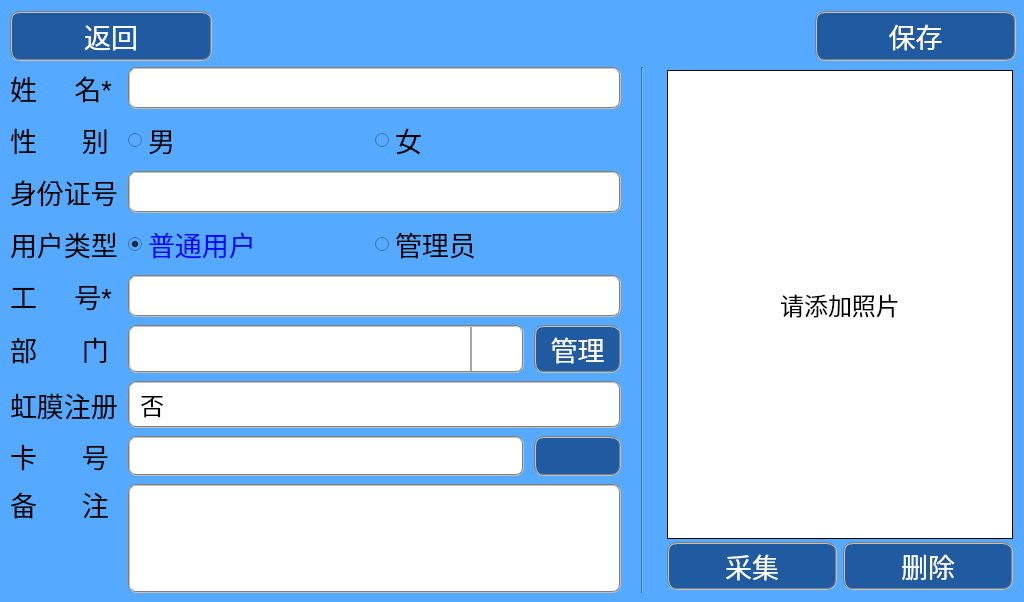
<?xml version="1.0" encoding="UTF-8"?>
<ui version="4.0">
 <class>DetailPersonInfo</class>
 <widget class="QDialog" name="DetailPersonInfo">
  <property name="geometry">
   <rect>
    <x>0</x>
    <y>0</y>
    <width>1024</width>
    <height>602</height>
   </rect>
  </property>
  <property name="font">
   <font>
    <pointsize>20</pointsize>
   </font>
  </property>
  <property name="mouseTracking">
   <bool>true</bool>
  </property>
  <property name="layoutDirection">
   <enum>Qt::LeftToRight</enum>
  </property>
  <property name="autoFillBackground">
   <bool>false</bool>
  </property>
  <layout class="QGridLayout" name="gridLayout">
   <property name="margin">
    <number>0</number>
   </property>
   <item row="0" column="0">
    <widget class="QWidget" name="centuralWgt" native="true">
     <property name="styleSheet">
      <string notr="true">QRadioButton:checked{
    color: blue;
    font: bold;
}

QRadioButton::indicator:unchecked {
	image: url(:/image/radiobuttonUnchecked_32pt.png);
 }

QRadioButton::indicator:checked {
	image: url(:/image/radiobuttonChecked_32pt.png);
 }

QLineEdit{
      border-radius: 8px; 
      border:2px groove gray;
      padding: 2px 2px;
} 


QComboBox
{
     background-color: rgb(255, 255, 255);
     border-radius: 8px; 
     border:2px groove gray;
     padding: 4px 4px;
     
	font: 18pt ;
}

QComboBox::drop-down {
     subcontrol-origin: padding;
     subcontrol-position: top right;
     width: 50px;

     border-left-width: 2px;
     border-left-color: darkgray;
     border-left-style: solid; /* just a single line */
     border-top-right-radius: 8px; /* same radius as the QComboBox */
     border-bottom-right-radius: 8px;
 }

QComboBox::down-arrow {  
	image: url(:/image/arrorDown.ico);
}  


*{
color:rgb(0, 0, 0);
background-color: rgb(85, 170, 255);
}</string>
     </property>
     <widget class="QWidget" name="layoutWidgetTop">
      <property name="geometry">
       <rect>
        <x>10</x>
        <y>11</y>
        <width>1006</width>
        <height>50</height>
       </rect>
      </property>
      <layout class="QHBoxLayout" name="horizontalLayout_10" stretch="0,0,0">
       <property name="spacing">
        <number>3</number>
       </property>
       <property name="sizeConstraint">
        <enum>QLayout::SetNoConstraint</enum>
       </property>
       <item>
        <widget class="QPushButton" name="btnBack">
         <property name="sizePolicy">
          <sizepolicy hsizetype="Preferred" vsizetype="Preferred">
           <horstretch>0</horstretch>
           <verstretch>0</verstretch>
          </sizepolicy>
         </property>
         <property name="font">
          <font>
           <pointsize>20</pointsize>
          </font>
         </property>
         <property name="styleSheet">
          <string notr="true">color: white;
background-color: rgb(32, 90, 160);
border: 2px groove gray;
border-radius: 10px;
padding: 2px 4px;</string>
         </property>
         <property name="text">
          <string>返回</string>
         </property>
         <property name="icon">
          <iconset resource="../ikembx00.qrc">
           <normaloff>:/image/jtbq_022.ico</normaloff>:/image/jtbq_022.ico</iconset>
         </property>
         <property name="iconSize">
          <size>
           <width>40</width>
           <height>40</height>
          </size>
         </property>
        </widget>
       </item>
       <item>
        <spacer name="horizontalSpacer_9">
         <property name="orientation">
          <enum>Qt::Horizontal</enum>
         </property>
         <property name="sizeType">
          <enum>QSizePolicy::Preferred</enum>
         </property>
         <property name="sizeHint" stdset="0">
          <size>
           <width>600</width>
           <height>20</height>
          </size>
         </property>
        </spacer>
       </item>
       <item>
        <widget class="QPushButton" name="btnSave">
         <property name="sizePolicy">
          <sizepolicy hsizetype="Preferred" vsizetype="Preferred">
           <horstretch>0</horstretch>
           <verstretch>0</verstretch>
          </sizepolicy>
         </property>
         <property name="font">
          <font>
           <pointsize>20</pointsize>
          </font>
         </property>
         <property name="styleSheet">
          <string notr="true">color: white;
background-color: rgb(32, 90, 160);
border: 2px groove gray;
border-radius: 10px;
padding: 2px 4px;</string>
         </property>
         <property name="text">
          <string>保存</string>
         </property>
         <property name="icon">
          <iconset resource="../ikembx00.qrc">
           <normaloff>:/image/ok.ico</normaloff>:/image/ok.ico</iconset>
         </property>
         <property name="iconSize">
          <size>
           <width>40</width>
           <height>40</height>
          </size>
         </property>
         <property name="default">
          <bool>true</bool>
         </property>
        </widget>
       </item>
      </layout>
     </widget>
     <widget class="QWidget" name="layoutWidgetLeft">
      <property name="geometry">
       <rect>
        <x>10</x>
        <y>67</y>
        <width>1006</width>
        <height>526</height>
       </rect>
      </property>
      <layout class="QGridLayout" name="gLayoutBottom">
       <property name="horizontalSpacing">
        <number>20</number>
       </property>
       <item row="0" column="0">
        <layout class="QGridLayout" name="gridLayout_2" rowstretch="1,1,1,1,1,1,1,1,0" columnstretch="0,1,0">
         <property name="sizeConstraint">
          <enum>QLayout::SetMaximumSize</enum>
         </property>
         <property name="horizontalSpacing">
          <number>10</number>
         </property>
         <property name="verticalSpacing">
          <number>8</number>
         </property>
         <item row="6" column="0">
          <widget class="QLabel" name="labIrisStatus">
           <property name="sizePolicy">
            <sizepolicy hsizetype="Preferred" vsizetype="Preferred">
             <horstretch>0</horstretch>
             <verstretch>0</verstretch>
            </sizepolicy>
           </property>
           <property name="font">
            <font>
             <pointsize>20</pointsize>
            </font>
           </property>
           <property name="text">
            <string>虹膜注册</string>
           </property>
          </widget>
         </item>
         <item row="0" column="0">
          <widget class="QLabel" name="labName">
           <property name="sizePolicy">
            <sizepolicy hsizetype="Preferred" vsizetype="Preferred">
             <horstretch>0</horstretch>
             <verstretch>0</verstretch>
            </sizepolicy>
           </property>
           <property name="font">
            <font>
             <pointsize>20</pointsize>
            </font>
           </property>
           <property name="styleSheet">
            <string notr="true">rgb:(170, 0, 0)</string>
           </property>
           <property name="text">
            <string>姓     名*</string>
           </property>
          </widget>
         </item>
         <item row="0" column="1" colspan="2">
          <widget class="QLineEdit" name="txtName">
           <property name="sizePolicy">
            <sizepolicy hsizetype="Preferred" vsizetype="Preferred">
             <horstretch>0</horstretch>
             <verstretch>0</verstretch>
            </sizepolicy>
           </property>
           <property name="font">
            <font>
             <pointsize>18</pointsize>
            </font>
           </property>
           <property name="styleSheet">
            <string notr="true">background-color: rgb(255, 255, 255);
border:2px groove gray;
padding: 4px 4px; 
border-radius: 8px; </string>
           </property>
           <property name="maxLength">
            <number>128</number>
           </property>
          </widget>
         </item>
         <item row="1" column="0">
          <widget class="QLabel" name="labGender">
           <property name="sizePolicy">
            <sizepolicy hsizetype="Preferred" vsizetype="Preferred">
             <horstretch>0</horstretch>
             <verstretch>0</verstretch>
            </sizepolicy>
           </property>
           <property name="font">
            <font>
             <pointsize>20</pointsize>
            </font>
           </property>
           <property name="text">
            <string>性      别</string>
           </property>
          </widget>
         </item>
         <item row="1" column="1" colspan="2">
          <layout class="QHBoxLayout" name="horizontalLayout_2">
           <item>
            <widget class="QRadioButton" name="rbtnMale">
             <property name="sizePolicy">
              <sizepolicy hsizetype="Preferred" vsizetype="Expanding">
               <horstretch>0</horstretch>
               <verstretch>0</verstretch>
              </sizepolicy>
             </property>
             <property name="font">
              <font>
               <pointsize>20</pointsize>
              </font>
             </property>
             <property name="styleSheet">
              <string notr="true"/>
             </property>
             <property name="text">
              <string>男</string>
             </property>
             <property name="checked">
              <bool>true</bool>
             </property>
             <property name="autoExclusive">
              <bool>true</bool>
             </property>
            </widget>
           </item>
           <item>
            <widget class="QRadioButton" name="rbtnFamale">
             <property name="sizePolicy">
              <sizepolicy hsizetype="Preferred" vsizetype="Expanding">
               <horstretch>0</horstretch>
               <verstretch>0</verstretch>
              </sizepolicy>
             </property>
             <property name="font">
              <font>
               <pointsize>20</pointsize>
              </font>
             </property>
             <property name="styleSheet">
              <string notr="true"/>
             </property>
             <property name="text">
              <string>女</string>
             </property>
            </widget>
           </item>
          </layout>
         </item>
         <item row="2" column="0">
          <widget class="QLabel" name="labIDNum">
           <property name="sizePolicy">
            <sizepolicy hsizetype="Preferred" vsizetype="Preferred">
             <horstretch>0</horstretch>
             <verstretch>0</verstretch>
            </sizepolicy>
           </property>
           <property name="font">
            <font>
             <pointsize>20</pointsize>
            </font>
           </property>
           <property name="text">
            <string>身份证号</string>
           </property>
          </widget>
         </item>
         <item row="2" column="1" colspan="2">
          <widget class="QLineEdit" name="txtIDNum">
           <property name="sizePolicy">
            <sizepolicy hsizetype="Preferred" vsizetype="Preferred">
             <horstretch>0</horstretch>
             <verstretch>0</verstretch>
            </sizepolicy>
           </property>
           <property name="font">
            <font>
             <pointsize>18</pointsize>
            </font>
           </property>
           <property name="styleSheet">
            <string notr="true">background-color: rgb(255, 255, 255);
border:2px groove gray;
padding: 4px 4px; 
border-radius: 8px; </string>
           </property>
           <property name="maxLength">
            <number>20</number>
           </property>
          </widget>
         </item>
         <item row="3" column="0">
          <widget class="QLabel" name="labUserType">
           <property name="sizePolicy">
            <sizepolicy hsizetype="Preferred" vsizetype="Preferred">
             <horstretch>0</horstretch>
             <verstretch>0</verstretch>
            </sizepolicy>
           </property>
           <property name="font">
            <font>
             <pointsize>20</pointsize>
            </font>
           </property>
           <property name="text">
            <string>用户类型</string>
           </property>
          </widget>
         </item>
         <item row="3" column="1" colspan="2">
          <layout class="QHBoxLayout" name="horizontalLayout">
           <item>
            <widget class="QRadioButton" name="rbtnUser">
             <property name="sizePolicy">
              <sizepolicy hsizetype="Preferred" vsizetype="Preferred">
               <horstretch>0</horstretch>
               <verstretch>0</verstretch>
              </sizepolicy>
             </property>
             <property name="font">
              <font>
               <pointsize>20</pointsize>
              </font>
             </property>
             <property name="styleSheet">
              <string notr="true"/>
             </property>
             <property name="text">
              <string>普通用户</string>
             </property>
             <property name="checked">
              <bool>true</bool>
             </property>
            </widget>
           </item>
           <item>
            <widget class="QRadioButton" name="rbtnAdmin">
             <property name="sizePolicy">
              <sizepolicy hsizetype="Minimum" vsizetype="Preferred">
               <horstretch>0</horstretch>
               <verstretch>0</verstretch>
              </sizepolicy>
             </property>
             <property name="font">
              <font>
               <pointsize>20</pointsize>
              </font>
             </property>
             <property name="styleSheet">
              <string notr="true"/>
             </property>
             <property name="text">
              <string>管理员</string>
             </property>
            </widget>
           </item>
          </layout>
         </item>
         <item row="4" column="0">
          <widget class="QLabel" name="labWorkID">
           <property name="sizePolicy">
            <sizepolicy hsizetype="Preferred" vsizetype="Preferred">
             <horstretch>0</horstretch>
             <verstretch>0</verstretch>
            </sizepolicy>
           </property>
           <property name="font">
            <font>
             <pointsize>20</pointsize>
            </font>
           </property>
           <property name="text">
            <string>工     号*</string>
           </property>
          </widget>
         </item>
         <item row="5" column="0">
          <widget class="QLabel" name="labDepart">
           <property name="sizePolicy">
            <sizepolicy hsizetype="Preferred" vsizetype="Preferred">
             <horstretch>0</horstretch>
             <verstretch>0</verstretch>
            </sizepolicy>
           </property>
           <property name="font">
            <font>
             <pointsize>20</pointsize>
            </font>
           </property>
           <property name="text">
            <string>部      门</string>
           </property>
          </widget>
         </item>
         <item row="5" column="1">
          <widget class="QComboBox" name="cmbDepart">
           <property name="sizePolicy">
            <sizepolicy hsizetype="Preferred" vsizetype="Preferred">
             <horstretch>0</horstretch>
             <verstretch>0</verstretch>
            </sizepolicy>
           </property>
           <property name="font">
            <font>
             <pointsize>18</pointsize>
             <weight>50</weight>
             <italic>false</italic>
             <bold>false</bold>
            </font>
           </property>
           <property name="styleSheet">
            <string notr="true"/>
           </property>
           <property name="editable">
            <bool>true</bool>
           </property>
           <property name="insertPolicy">
            <enum>QComboBox::InsertAtTop</enum>
           </property>
           <property name="sizeAdjustPolicy">
            <enum>QComboBox::AdjustToContents</enum>
           </property>
           <property name="iconSize">
            <size>
             <width>30</width>
             <height>30</height>
            </size>
           </property>
           <property name="duplicatesEnabled">
            <bool>false</bool>
           </property>
           <property name="frame">
            <bool>true</bool>
           </property>
           <item>
            <property name="text">
             <string/>
            </property>
           </item>
          </widget>
         </item>
         <item row="5" column="2">
          <widget class="QPushButton" name="btnManageDepart">
           <property name="sizePolicy">
            <sizepolicy hsizetype="Preferred" vsizetype="Preferred">
             <horstretch>0</horstretch>
             <verstretch>0</verstretch>
            </sizepolicy>
           </property>
           <property name="font">
            <font>
             <pointsize>20</pointsize>
            </font>
           </property>
           <property name="styleSheet">
            <string notr="true">color: white;
background-color: rgb(32, 90, 160);
border: 2px groove gray;
border-radius: 10px;
padding: 2px 4px;</string>
           </property>
           <property name="text">
            <string>管理</string>
           </property>
          </widget>
         </item>
         <item row="6" column="1" colspan="2">
          <widget class="QLabel" name="labIrisStatusValue">
           <property name="font">
            <font>
             <pointsize>18</pointsize>
             <stylestrategy>PreferDefault</stylestrategy>
            </font>
           </property>
           <property name="cursor">
            <cursorShape>ArrowCursor</cursorShape>
           </property>
           <property name="styleSheet">
            <string notr="true">background-color: rgb(255, 255, 255);
border:2px groove gray;
padding: 4px 4px; 
border-radius: 8px; </string>
           </property>
           <property name="frameShape">
            <enum>QFrame::Panel</enum>
           </property>
           <property name="text">
            <string>否</string>
           </property>
          </widget>
         </item>
         <item row="7" column="0">
          <widget class="QLabel" name="labICCard">
           <property name="sizePolicy">
            <sizepolicy hsizetype="Preferred" vsizetype="Preferred">
             <horstretch>0</horstretch>
             <verstretch>0</verstretch>
            </sizepolicy>
           </property>
           <property name="font">
            <font>
             <pointsize>20</pointsize>
            </font>
           </property>
           <property name="text">
            <string>卡      号</string>
           </property>
          </widget>
         </item>
         <item row="8" column="0">
          <widget class="QLabel" name="labNote">
           <property name="sizePolicy">
            <sizepolicy hsizetype="Preferred" vsizetype="Preferred">
             <horstretch>0</horstretch>
             <verstretch>0</verstretch>
            </sizepolicy>
           </property>
           <property name="font">
            <font>
             <pointsize>20</pointsize>
            </font>
           </property>
           <property name="text">
            <string>备      注</string>
           </property>
           <property name="alignment">
            <set>Qt::AlignLeading|Qt::AlignLeft|Qt::AlignTop</set>
           </property>
          </widget>
         </item>
         <item row="7" column="1">
          <widget class="QLabel" name="labICCardNum">
           <property name="font">
            <font>
             <pointsize>18</pointsize>
             <stylestrategy>PreferDefault</stylestrategy>
            </font>
           </property>
           <property name="cursor">
            <cursorShape>ArrowCursor</cursorShape>
           </property>
           <property name="styleSheet">
            <string notr="true">background-color: rgb(255, 255, 255);
border:2px groove gray;
padding: 4px 4px; 
border-radius: 8px; </string>
           </property>
           <property name="frameShape">
            <enum>QFrame::Panel</enum>
           </property>
           <property name="text">
            <string/>
           </property>
          </widget>
         </item>
         <item row="7" column="2">
          <widget class="QPushButton" name="btnDeleteICCard">
           <property name="sizePolicy">
            <sizepolicy hsizetype="Preferred" vsizetype="Preferred">
             <horstretch>0</horstretch>
             <verstretch>0</verstretch>
            </sizepolicy>
           </property>
           <property name="minimumSize">
            <size>
             <width>0</width>
             <height>0</height>
            </size>
           </property>
           <property name="font">
            <font>
             <pointsize>21</pointsize>
            </font>
           </property>
           <property name="styleSheet">
            <string notr="true">color: white;
background-color: rgb(32, 90, 160);
border: 2px groove gray;
border-radius: 10px;
padding: 2px 4px;</string>
           </property>
           <property name="text">
            <string/>
           </property>
           <property name="icon">
            <iconset resource="../ikembx00.qrc">
             <normaloff>:/image/ui_edit_delete.ico</normaloff>:/image/ui_edit_delete.ico</iconset>
           </property>
           <property name="iconSize">
            <size>
             <width>25</width>
             <height>25</height>
            </size>
           </property>
          </widget>
         </item>
         <item row="4" column="1" colspan="2">
          <widget class="QLineEdit" name="txtWorkSN">
           <property name="sizePolicy">
            <sizepolicy hsizetype="Preferred" vsizetype="Preferred">
             <horstretch>0</horstretch>
             <verstretch>0</verstretch>
            </sizepolicy>
           </property>
           <property name="font">
            <font>
             <pointsize>18</pointsize>
            </font>
           </property>
           <property name="styleSheet">
            <string notr="true">background-color: rgb(255, 255, 255);
border:2px groove gray;
padding: 4px 4px; 
border-radius: 8px; </string>
           </property>
           <property name="inputMask">
            <string/>
           </property>
           <property name="maxLength">
            <number>32767</number>
           </property>
          </widget>
         </item>
         <item row="8" column="1" colspan="2">
          <widget class="QTextEdit" name="txtNote">
           <property name="sizePolicy">
            <sizepolicy hsizetype="Preferred" vsizetype="Preferred">
             <horstretch>0</horstretch>
             <verstretch>0</verstretch>
            </sizepolicy>
           </property>
           <property name="font">
            <font>
             <pointsize>16</pointsize>
            </font>
           </property>
           <property name="styleSheet">
            <string notr="true">background-color: rgb(255, 255, 255);
border:2px groove gray;
padding: 4px 4px; 
border-radius: 8px; </string>
           </property>
           <property name="acceptRichText">
            <bool>false</bool>
           </property>
          </widget>
         </item>
        </layout>
       </item>
       <item row="0" column="1">
        <widget class="Line" name="line">
         <property name="orientation">
          <enum>Qt::Vertical</enum>
         </property>
        </widget>
       </item>
       <item row="0" column="2">
        <layout class="QGridLayout" name="gLayoutFaceImage" columnstretch="0,0">
         <property name="margin">
          <number>3</number>
         </property>
         <property name="spacing">
          <number>6</number>
         </property>
         <item row="1" column="1">
          <widget class="QPushButton" name="btnDeletePhoto">
           <property name="sizePolicy">
            <sizepolicy hsizetype="Preferred" vsizetype="Preferred">
             <horstretch>0</horstretch>
             <verstretch>0</verstretch>
            </sizepolicy>
           </property>
           <property name="font">
            <font>
             <pointsize>20</pointsize>
            </font>
           </property>
           <property name="autoFillBackground">
            <bool>false</bool>
           </property>
           <property name="styleSheet">
            <string notr="true">color: white;
background-color: rgb(32, 90, 160);
border: 2px groove gray;
border-radius: 10px;
padding: 2px 4px;</string>
           </property>
           <property name="text">
            <string>删除</string>
           </property>
           <property name="icon">
            <iconset resource="../ikembx00.qrc">
             <normaloff>:/image/ui_edit_delete.ico</normaloff>:/image/ui_edit_delete.ico</iconset>
           </property>
           <property name="iconSize">
            <size>
             <width>27</width>
             <height>27</height>
            </size>
           </property>
          </widget>
         </item>
         <item row="1" column="0">
          <widget class="QPushButton" name="btnCapturePhoto">
           <property name="sizePolicy">
            <sizepolicy hsizetype="Preferred" vsizetype="Preferred">
             <horstretch>0</horstretch>
             <verstretch>0</verstretch>
            </sizepolicy>
           </property>
           <property name="font">
            <font>
             <pointsize>20</pointsize>
            </font>
           </property>
           <property name="styleSheet">
            <string notr="true">color: white;
background-color: rgb(32, 90, 160);
border: 2px groove gray;
border-radius: 10px;
padding: 2px 4px;</string>
           </property>
           <property name="text">
            <string>采集</string>
           </property>
           <property name="icon">
            <iconset resource="../ikembx00.qrc">
             <normaloff>:/image/camera.ico</normaloff>:/image/camera.ico</iconset>
           </property>
           <property name="iconSize">
            <size>
             <width>35</width>
             <height>35</height>
            </size>
           </property>
          </widget>
         </item>
         <item row="0" column="0" colspan="2">
          <widget class="QLabel" name="labFacePhoto">
           <property name="sizePolicy">
            <sizepolicy hsizetype="Preferred" vsizetype="Preferred">
             <horstretch>0</horstretch>
             <verstretch>0</verstretch>
            </sizepolicy>
           </property>
           <property name="minimumSize">
            <size>
             <width>346</width>
             <height>469</height>
            </size>
           </property>
           <property name="font">
            <font>
             <pointsize>18</pointsize>
            </font>
           </property>
           <property name="autoFillBackground">
            <bool>false</bool>
           </property>
           <property name="styleSheet">
            <string notr="true">background-color: rgb(255, 255, 255);</string>
           </property>
           <property name="frameShape">
            <enum>QFrame::Panel</enum>
           </property>
           <property name="text">
            <string>请添加照片</string>
           </property>
           <property name="alignment">
            <set>Qt::AlignCenter</set>
           </property>
           <property name="margin">
            <number>0</number>
           </property>
          </widget>
         </item>
        </layout>
       </item>
      </layout>
     </widget>
    </widget>
   </item>
  </layout>
 </widget>
 <tabstops>
  <tabstop>txtName</tabstop>
  <tabstop>rbtnMale</tabstop>
  <tabstop>rbtnFamale</tabstop>
  <tabstop>txtIDNum</tabstop>
  <tabstop>rbtnUser</tabstop>
  <tabstop>rbtnAdmin</tabstop>
  <tabstop>txtWorkSN</tabstop>
  <tabstop>cmbDepart</tabstop>
  <tabstop>btnManageDepart</tabstop>
  <tabstop>btnCapturePhoto</tabstop>
  <tabstop>btnDeletePhoto</tabstop>
  <tabstop>btnSave</tabstop>
  <tabstop>btnBack</tabstop>
 </tabstops>
 <resources>
  <include location="../ikembx00.qrc"/>
 </resources>
 <connections/>
</ui>
